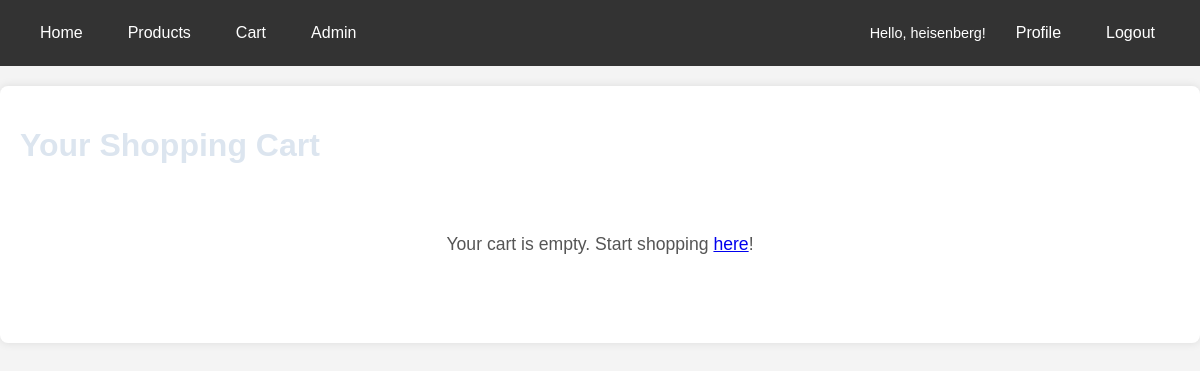
Page /accounts/cart/ (signed in) on the earlier database version.
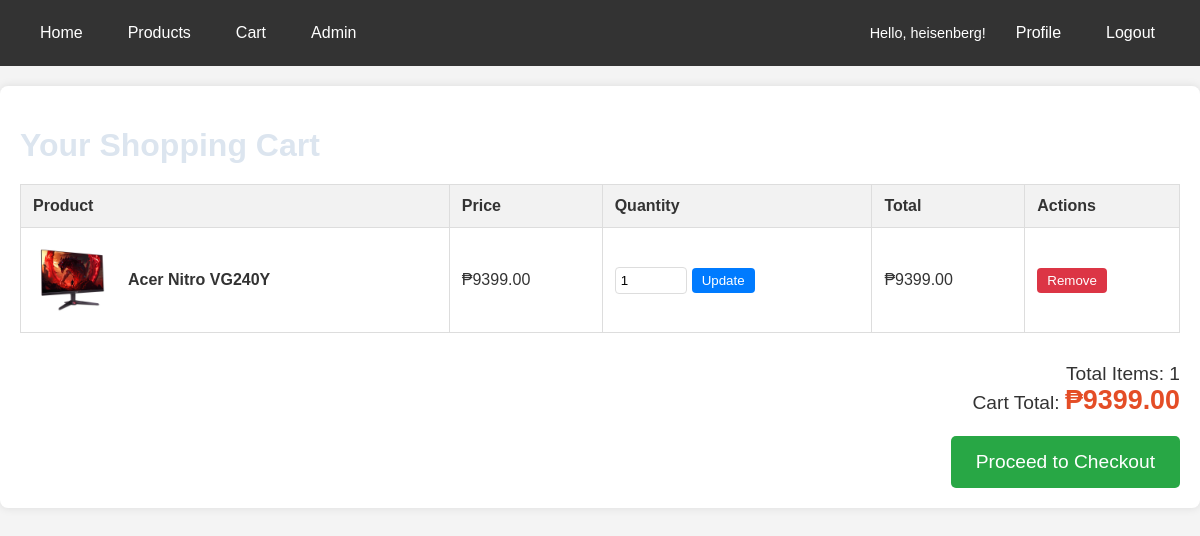
Same page on the later database version.
### accounts/models.py (models this page shows, shortened)
class CartItem(models.Model):
    cart = models.ForeignKey(Cart, on_delete=models.CASCADE)
    product = models.ForeignKey(Product, on_delete=models.RESTRICT)
    quantity = models.PositiveIntegerField(default=1)
    added_at = models.DateTimeField(auto_now_add=True)
    class Meta:
        unique_together = ('cart', 'product')
    @property
    def total_price(self):
        return self.quantity * self.product.price

class Cart(models.Model):
    user = models.OneToOneField(User, on_delete=models.CASCADE)
    created_at = models.DateTimeField(auto_now_add=True)
    updated_at = models.DateTimeField(auto_now=True)
    @property
    def total_items(self):
        return sum(item.quantity for item in self.cartitem_set.all())
    @property
    def total_price(self):
        return sum(item.total_price for item in self.cartitem_set.all())

### products/models.py (models this page shows, shortened)
class Product(models.Model):
    name = models.CharField(
        max_length=255,
        help_text="Name of the product",
        verbose_name="Product Name"
    )
    description = models.TextField(
        blank=True,
        null=True,
        help_text="Detailed description of the product",
        verbose_name="Description"
    )
    price = models.DecimalField(
        max_digits=10,
        decimal_places=2,
        help_text="Price of the product",
        verbose_name="Price"
    )
    stock_quantity = models.IntegerField(
        default=0,
        help_text="Current stock level of the product",
        verbose_name="Stock Quantity"
    )
    image = models.ImageField(
        upload_to='products/',
        blank=True,
        null=True,
        help_text="Upload a product image file",
        verbose_name="Product Image"
    )
    category = models.ForeignKey(
        Category,
        on_delete=models.RESTRICT,
        related_name='products',
        help_text="The category this product belongs to",
        verbose_name="Category"
    )
    created_at = models.DateTimeField(auto_now_add=True)
    updated_at = models.DateTimeField(auto_now=True)
    class Meta:
        ordering = ['name']
        verbose_name_plural = "Products"

### accounts/views.py (the view)
# urls.py: path('cart/', views.view_cart, name='view_cart'),
@login_required
def view_cart(request):
    cart, created = Cart.objects.get_or_create(user=request.user)
    cart_items = cart.cartitem_set.all()
    context = {
        'page_title': 'Your Shopping Cart',
        'cart': cart,
        'cart_items': cart_items,
    }
    return render(request, 'accounts/cart.html', context)

### products/templates/accounts/cart.html (shortened to what this page needs)
{% extends 'products/base.html' %}
{% block content %}
    <h1>{{ page_title }}</h1>
    {% if cart_items %}
        <table class="cart-table">
            <thead>
                <tr>
                    <th>Product</th>
                    <th>Price</th>
                    <th>Quantity</th>
                    <th>Total</th>
                    <th>Actions</th>
                </tr>
            </thead>
            <tbody>
                {% for item in cart_items %}
                    <tr>
                        <td>
                            <div class="cart-item-info">
                                {% if item.product.image %}
                                    <img src="{{ item.product.image.url }}" alt="{{ item.product.name }}">
                                {% else %}
                                    <img src="https://via.placeholder.com/80x80?text=No+Image" alt="No Image">
                                {% endif %}
                                <span class="cart-item-name">{{ item.product.name }}</span>
                            </div>
                        </td>
                        <td>₱{{ item.product.price|floatformat:2 }}</td>
                        <td>
                            <form action="{% url 'accounts:update_cart_item' item.id %}" method="post" style="display: flex; align-items: center; gap: 5px;">
                                <input type="number" name="quantity" value="{{ item.quantity }}" min="1" max="{{ item.product.stock_quantity }}" style="width: 60px; padding: 5px;">
                                <button type="submit" style="padding: 5px 10px; background-color: #007bff; color: white; border: none; border-radius: 4px; cursor: pointer;">Update</button>
                            </form>
                        </td>
                        <td>₱{{ item.total_price|floatformat:2 }}</td>
                        <td>
                            <form action="{% url 'accounts:remove_from_cart' item.id %}" method="post">
                                <button type="submit" style="padding: 5px 10px; background-color: #dc3545; color: white; border: none; border-radius: 4px; cursor: pointer;">Remove</button>
                            </form>
                        </td>
                    </tr>
                {% endfor %}
            </tbody>
        </table>
        <div class="cart-summary">
            Total Items: {{ cart.total_items }} <br>
            Cart Total: <strong>₱{{ cart.total_price|floatformat:2 }}</strong>
        </div>
        <div style="text-align: right;">
            <a href="{% url 'accounts:checkout' %}" class="checkout-button">Proceed to Checkout</a>
        </div>
    {% else %}
        <p class="empty-cart-message">Your cart is empty. Start shopping <a href="{% url 'products:product_list' %}">here</a>!</p>
    {% endif %}
{% endblock %}

Differences in the rows shown:
added CartItem: product.image (picture), product.name "Acer Nitro VG240Y", product.price "9399.00", quantity "1", total_price "9399.00"
now on this page (row unchanged): Cart: total_items "1", total_price "9399.00"
Other differences:
text no longer shown: "Your cart is empty. Start shopping here !"
text now shown: "Product Price Quantity Total Actions Total Items: Cart Total: ₱ Proceed to Checkout"
